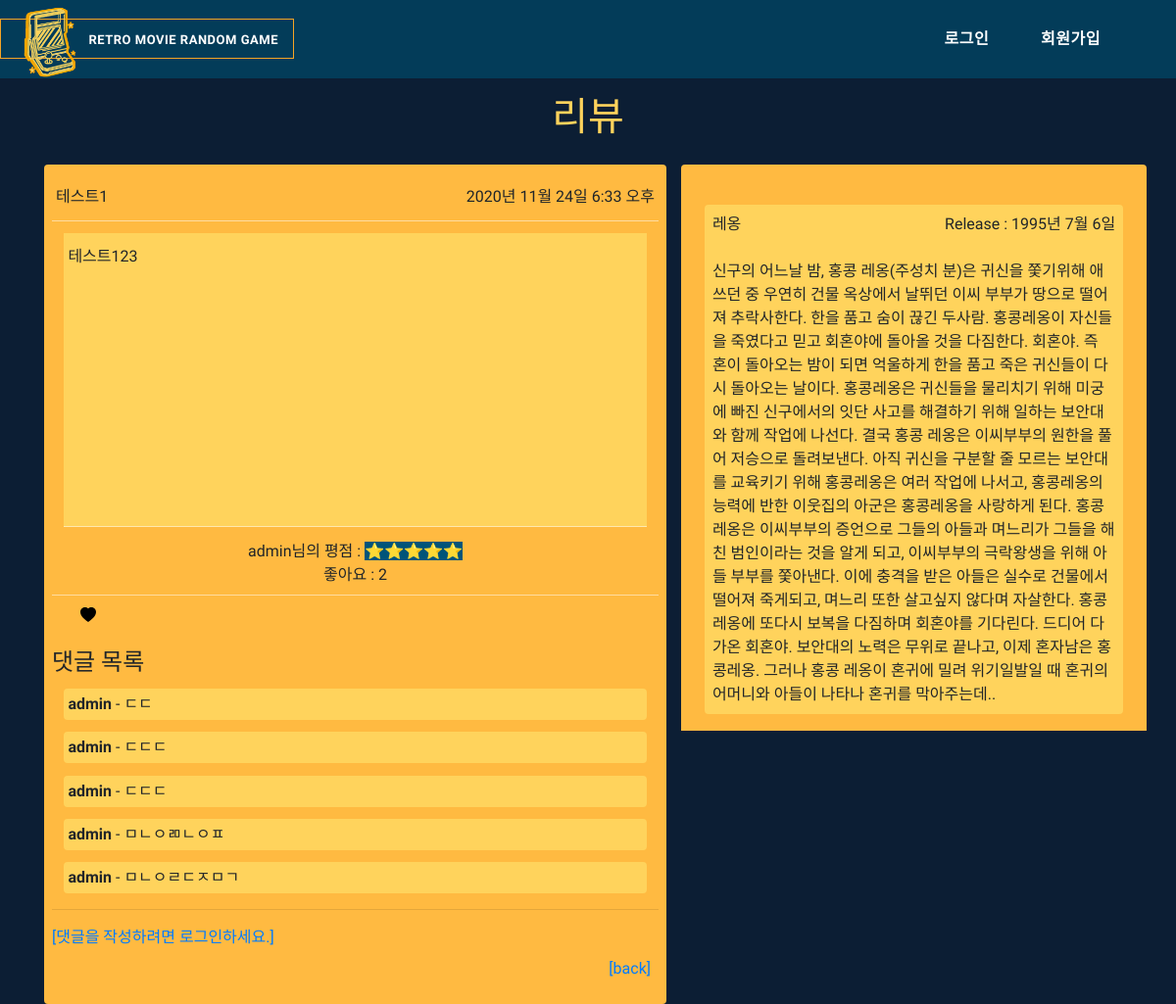
/articles/1/, run on an earlier commit of the app's database.
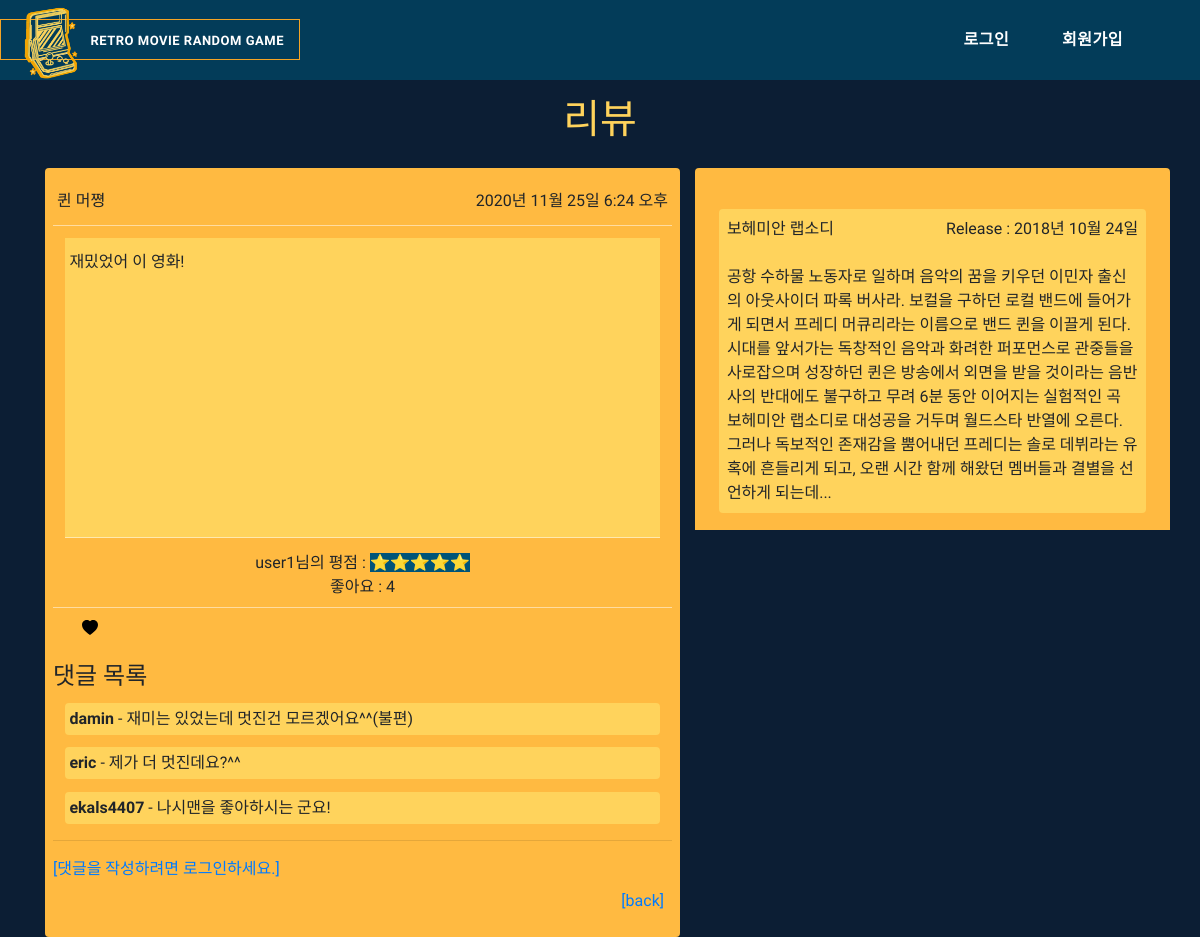
And on a later commit of the database.
### articles/models.py (models this page shows, shortened)
class Article(models.Model):
    user = models.ForeignKey(settings.AUTH_USER_MODEL, on_delete=models.CASCADE)
    like_user = models.ManyToManyField(settings.AUTH_USER_MODEL, related_name='like_articles')
    movie = models.ForeignKey(game_models.Movie, on_delete=models.CASCADE)
    title = models.CharField(max_length=30)
    content = models.TextField()
    created_at = models.DateTimeField(auto_now_add=True)
    updated_at = models.DateTimeField(auto_now=True)
    rating = models.IntegerField(validators=[MinValueValidator(1), MaxValueValidator(5)])

class Comment(models.Model):
    article = models.ForeignKey(Article, on_delete=models.CASCADE)
    user = models.ForeignKey(settings.AUTH_USER_MODEL, on_delete=models.CASCADE)
    content = models.CharField(max_length=200)
    created_at = models.DateTimeField(auto_now_add=True)
    updated_at = models.DateTimeField(auto_now=True)

### accounts/models.py (models this page shows)
class User(AbstractUser):
    pass

### game/models.py (models this page shows)
class Movie(models.Model):
    title = models.CharField(max_length=100)
    release_date = models.DateField(null=True)
    popularity = models.FloatField(null=True)
    revenue = models.IntegerField(null=True)
    vote_average = models.FloatField(null=True)
    overview = models.TextField(null=True)
    poster_path = models.CharField(null=True,max_length=500)
    genres = models.ManyToManyField(Genre)
    like_user = models.ManyToManyField(settings.AUTH_USER_MODEL, related_name='like_movies')

### articles/views.py (the view)
# urls.py: path('<int:article_pk>/',views.detail,name='detail'),
def detail(request,article_pk):
    article = get_object_or_404(Article,pk=article_pk)
    comments = article.comment_set.all()
    comment_form = CommentForm()
    context={
        'article':article,
        'comment_form': comment_form,
        'comments': comments,
    }
    return render(request,'articles/detail.html',context)

### articles/templates/articles/detail.html (shortened to what this page needs)
{% extends 'base.html' %}
{% load bootstrap4 %}
{% load static %}
  {% block css %}
    <link rel="stylesheet" href="{% static 'stylesheets/articles_detail.css' %}">
  {% endblock %}
{% block content %}
<h1 class="text-center mt-3"> 리뷰 </h1>
<div class="row">
  <div class="col-7">
    <div class="article rounded-top">
      <div class="row justify-content-between m-0 article-header align-items-center p-1">
        <span>
          {{article.title}}
        </span>
        <span>
          {% if article.updated_at != article.created_at %}
          <span>수정 : {{article.updated_at}}</span>
          {% else %}
          <span>{{article.created_at}}</span>
          {% endif %}
        </span>
      </div>
      <div class="article-content p-1">
        <div class="pt-2">
          {{article.content}}
        </div>
      </div>
      <div class="m-0 line pb-2 d-flex flex-column align-items-center">
        <div>
          {{ article.user }}님의 평점 : <span style="background-color:#005479">{% if article.rating == 1 %}⭐
          {%elif article.rating == 2 %}⭐⭐
          {%elif article.rating == 3 %}⭐⭐⭐
          {%elif article.rating == 4 %}⭐⭐⭐⭐
          {% else %}⭐⭐⭐⭐⭐
          {% endif %}</span>
        </div>
        <div>
          좋아요 : <span id="likeCount-{{article.pk}}" class="d-inline">{{ article.like_user.all|length }}</span>
        </div>
      </div>
      <div class="d-flex justify-content-between">
        <div class="pl-3 pr-3">
          <form action="{% url 'articles:like' article.pk %}"method="POST" id="form_like" data-articleId="{{article.pk}}" class="d-inline">
            {% if user in article.like_user.all %}
              <button class="btn btn-link" style="box-shadow: none !important;">
                <svg width="1em" height="1em" viewBox="0 0 16 16" class="bi bi-heart-fill heart-{{article.pk}}" style="color:crimson;" fill="currentColor" xmlns="http://www.w3.org/2000/svg">
                  <path fill-rule="evenodd" d="M8 1.314C12.438-3.248 23.534 4.735 8 15-7.534 4.736 3.562-3.248 8 1.314z"/>
                </svg>
              </button>
            {% else %}
              <button class="btn btn-link" style="box-shadow: none !important;">
                <svg width="1em" height="1em" viewBox="0 0 16 16" class="bi bi-heart-fill heart-{{article.pk}}" style="color:black;" fill="currentColor" xmlns="http://www.w3.org/2000/svg">
                  <path fill-rule="evenodd" d="M8 1.314C12.438-3.248 23.534 4.735 8 15-7.534 4.736 3.562-3.248 8 1.314z"/>
                </svg>
              </button>
            {% endif %}
          </form>
        </div>
      </div>
    </div>
    <div class="comment">
      <h4>댓글 목록</h4>
      {% for comment in comments %}
        <div class="comment-item rounded p-1 d-flex felx-column justify-content-between">
          <div><strong>{{ comment.user }}</strong> - {{ comment.content }}</div>
        </div>
      {% empty %}
        <p><b>댓글이 없어요..</b></p>
      {% endfor %}
      <hr>
      {% if request.user.is_authenticated %}
        <form action="{% url 'articles:create_comment' article.pk %}" method="POST">
          {% csrf_token %}
          {{ comment_form }}
          {% comment %} <input type="submit" class="submit-btn"> {% endcomment %}
        </form>
      {% else %}
      <a href="{% url 'accounts:login' %}">[댓글을 작성하려면 로그인하세요.]</a>
      {% endif %}
    </div>
    <div class="article-footer rounded-bottom">
      <div class="d-flex justify-content-end">
        <div class="pl-3 pr-3">
          <a href="{% url 'articles:index' %}">[back]</a>
        </div>
      </div>
    </div>
  </div>
  <div class="col-5 article rounded-top ">
    <div class="d-flex justify-content-center ">
      <div class="col-7">
      </div>
    </div>
    <div class="movie-content p-2 rounded">
      <div class="d-flex justify-content-between">
        <div>{{article.movie.title}}</div>
        <div>Release : {{article.movie.release_date}}</div>
      </div>
      <br>
      <div>{{article.movie.overview}}</div>
    </div>
  </div>
</div>
{% endblock content %}

What changed in the data, as far as the page shows it:
no longer on this page (row edited): Comment: user "admin", content "ㄷㄷ"
no longer on this page (row edited): Comment: user "admin", content "ㄷㄷㄷ"
no longer on this page (row edited): Comment: user "admin", content "ㄷㄷㄷ"
no longer on this page (row edited): Comment: user "admin", content "ㅁㄴㅇㄻㄴㅇㅍ"
removed Comment: user "admin", content "ㅁㄴㅇㄹㄷㅈㅁㄱ"
changed Article: title "테스트1" → "퀸 머쪙"; created_at "2020년 11월 24일 6:33 오후" → "2020년 11월 25일 6:24 오후"; content "테스트123" → "재밌었어 이 영화!"; user "admin" → "user1"; like_user.all|length "2" → "4"; movie "레옹" → "보헤미안 랩소디"; movie.release_date "1995년 7월 6일" → "2018년 10월 24일"; movie.overview "신구의 어느날 밤, 홍콩 레옹(주성치 분)은 귀신을 쫓기위해 애쓰던 중 우연히 건물 옥상에서 날뛰던 이씨 부부가 땅으로 떨어져 추락사한다. 한을 품고 숨이 끊긴 두사람. 홍콩레옹이 자신들을 죽였다고 믿고 회혼야에 돌아올 것을 다짐한다. 회혼야. 즉 혼이 돌아오는 밤이 되면 억울하게 한을 품고 죽은 귀신들이 다시 돌아오는 날이다. 홍콩레옹은 귀신들을 물리치기 위해 미궁에 빠진 신구에서의 잇단 사고를 해결하기 위해 일하는 보안대와 함께 작업에 나선다. 결국 홍콩 레옹은 이씨부부의 원한을 풀어 저승으로 돌려보낸다. 아직 귀신을 구분할 줄 모르는 보안대를 교육키기 위해 홍콩레옹은 여러 작업에 나서고, 홍콩레옹의 능력에 반한 이웃집의 아군은 홍콩레옹을 사랑하게 된다. 홍콩 레옹은 이씨부부의 증언으로 그들의 아들과 며느리가 그들을 해친 범인이라는 것을 알게 되고, 이씨부부의 극락왕생을 위해 아들 부부를 쫓아낸다. 이에 충격을 받은 아들은 실수로 건물에서 떨어져 죽게되고, 며느리 또한 살고싶지 않다며 자살한다. 홍콩레옹에 또다시 보복을 다짐하며 회혼야를 기다린다. 드디어 다가온 회혼야. 보안대의 노력은 무위로 끝나고, 이제 혼자남은 홍콩레옹. 그러나 홍콩 레옹이 혼귀에 밀려 위기일발일 때 혼귀의 어머니와 아들이 나타나 혼귀를 막아주는데.." → "공항 수하물 노동자로 일하며 음악의 꿈을 키우던 이민자 출신의 아웃사이더 파록 버사라. 보컬을 구하던 로컬 밴드에 들어가게 되면서 프레디 머큐리라는 이름으로 밴드 퀸을 이끌게 된다. 시대를 앞서가는 독창적인 음악과 화려한 퍼포먼스로 관중들을 사로잡으며 성장하던 퀸은 방송에서 외면을 받을 것이라는 음반사의 반대에도 불구하고 무려 6분 동안 이어지는 실험적인 곡 보헤미안 랩소디로 대성공을 거두며 월드스타 반열에 오른다. 그러나 독보적인 존재감을 뿜어내던 프레디는 솔로 데뷔라는 유혹에 흔들리게 되고, 오랜 시간 함께 해왔던 멤버들과 결별을 선언하게 되는데..."
added Comment: user "damin", content "재미는 있었는데 멋진건 모르겠어요^^(불편)"
added Comment: user "eric", content "제가 더 멋진데요?^^"
added Comment: user "ekals4407", content "나시맨을 좋아하시는 군요!"
